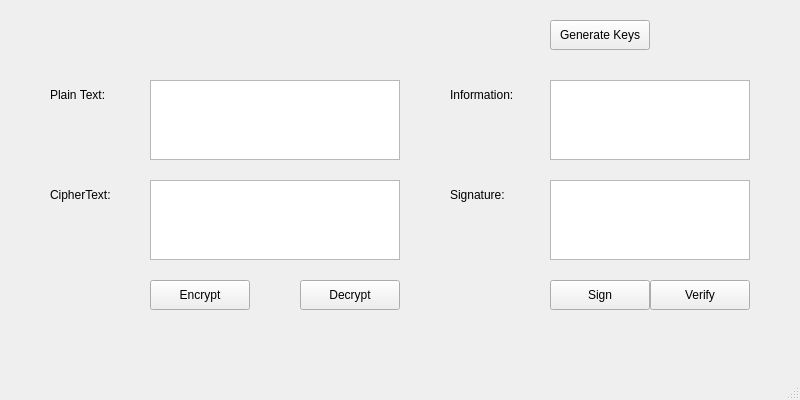
<?xml version="1.0" encoding="UTF-8"?>
<ui version="4.0">
 <class>RSA_Cipher</class>
 <widget class="QMainWindow" name="RSA_Cipher">
  <property name="geometry">
   <rect>
    <x>0</x>
    <y>0</y>
    <width>800</width>
    <height>400</height>
   </rect>
  </property>
  <property name="windowTitle">
   <string>RSA Cipher</string>
  </property>
  <widget class="QWidget" name="centralwidget">
   <widget class="QLabel" name="label_title">
    <property name="geometry">
     <rect>
      <x>300</x>
      <y>20</y>
      <width>200</width>
      <height>30</height>
     </rect>
    </property>
    <property name="text">
     <string><b>RSA CIPHER</b></string>
    </property>
    <property name="alignment">
     <set>Qt::AlignCenter</set>
    </property>
   </widget>
   <widget class="QPushButton" name="btn_generate_keys">
    <property name="geometry">
     <rect>
      <x>550</x>
      <y>20</y>
      <width>100</width>
      <height>30</height>
     </rect>
    </property>
    <property name="text">
     <string>Generate Keys</string>
    </property>
   </widget>
   <widget class="QLabel" name="label_plain_text">
    <property name="geometry">
     <rect>
      <x>50</x>
      <y>80</y>
      <width>100</width>
      <height>30</height>
     </rect>
    </property>
    <property name="text">
     <string>Plain Text:</string>
    </property>
   </widget>
   <widget class="QPlainTextEdit" name="txt_plain_text">
    <property name="geometry">
     <rect>
      <x>150</x>
      <y>80</y>
      <width>250</width>
      <height>80</height>
     </rect>
    </property>
   </widget>
   <widget class="QLabel" name="label_cipher_text">
    <property name="geometry">
     <rect>
      <x>50</x>
      <y>180</y>
      <width>100</width>
      <height>30</height>
     </rect>
    </property>
    <property name="text">
     <string>CipherText:</string>
    </property>
   </widget>
   <widget class="QPlainTextEdit" name="txt_cipher_text">
    <property name="geometry">
     <rect>
      <x>150</x>
      <y>180</y>
      <width>250</width>
      <height>80</height>
     </rect>
    </property>
   </widget>
   <widget class="QPushButton" name="btn_encrypt">
    <property name="geometry">
     <rect>
      <x>150</x>
      <y>280</y>
      <width>100</width>
      <height>30</height>
     </rect>
    </property>
    <property name="text">
     <string>Encrypt</string>
    </property>
   </widget>
   <widget class="QPushButton" name="btn_decrypt">
    <property name="geometry">
     <rect>
      <x>300</x>
      <y>280</y>
      <width>100</width>
      <height>30</height>
     </rect>
    </property>
    <property name="text">
     <string>Decrypt</string>
    </property>
   </widget>
   <widget class="QLabel" name="label_information">
    <property name="geometry">
     <rect>
      <x>450</x>
      <y>80</y>
      <width>100</width>
      <height>30</height>
     </rect>
    </property>
    <property name="text">
     <string>Information:</string>
    </property>
   </widget>
   <widget class="QPlainTextEdit" name="txt_information">
    <property name="geometry">
     <rect>
      <x>550</x>
      <y>80</y>
      <width>200</width>
      <height>80</height>
     </rect>
    </property>
   </widget>
   <widget class="QLabel" name="label_signature">
    <property name="geometry">
     <rect>
      <x>450</x>
      <y>180</y>
      <width>100</width>
      <height>30</height>
     </rect>
    </property>
    <property name="text">
     <string>Signature:</string>
    </property>
   </widget>
   <widget class="QPlainTextEdit" name="txt_signature">
    <property name="geometry">
     <rect>
      <x>550</x>
      <y>180</y>
      <width>200</width>
      <height>80</height>
     </rect>
    </property>
   </widget>
   <widget class="QPushButton" name="btn_sign">
    <property name="geometry">
     <rect>
      <x>550</x>
      <y>280</y>
      <width>100</width>
      <height>30</height>
     </rect>
    </property>
    <property name="text">
     <string>Sign</string>
    </property>
   </widget>
   <widget class="QPushButton" name="btn_verify">
    <property name="geometry">
     <rect>
      <x>650</x>
      <y>280</y>
      <width>100</width>
      <height>30</height>
     </rect>
    </property>
    <property name="text">
     <string>Verify</string>
    </property>
   </widget>
  </widget>
  <widget class="QStatusBar" name="statusbar"/>
 </widget>
 <resources/>
 <connections/>
</ui>
